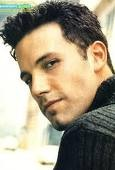
#> input picture train/Ben Afflek/1.jpg, 115 x 170 px, found by its file name; its folder holds 3 pictures in this run
$ jupyter execute --allow-errors 'Face Recognition.ipynb'   (Python 2 division)
#> lines starting #> are read from the running program, lines starting #| are printed output that depends on the picture; after the words box and inside, x2 and y2 are one past the last pixel; in counts of white or black regions, pixels touching at a corner belong together; long printed decimals are rounded
[cell 1]
import os
import cv2 as cv
import numpy as np

[cell 2]
people = ['Ben Afflek', 'Elton John', 'Jerry Seinfield', 'Madonna', 'Mindy Kaling']
DIR = r'Downloads/opencv-course-master/Resources/Faces/train'

[cell 3]
haar_cascade = cv.CascadeClassifier('haar_face.xml')

features = []
labels = []

# Training

[cell 4]
features = []
labels = []

def create_train():
    for person in people:
        path = os.path.join(DIR, person)
        label = people.index(person)

        for img in os.listdir(path):
            img_path = os.path.join(path,img)

            img_array = cv.imread(img_path)
#> img_array is the input picture: shape (170, 115, 3); mean B, G, R 130.9, 151.7, 161.1
            if img_array is None:
                continue

            gray = cv.cvtColor(img_array, cv.COLOR_BGR2GRAY)
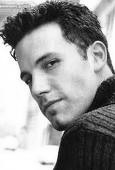
#> gray: shape (170, 115); min 0, max 255, mean 152.2
            faces_rect = haar_cascade.detectMultiScale(gray, scaleFactor=1.1, minNeighbors=4)
#> faces_rect = ()

            for (x,y,w,h) in faces_rect:
                faces_roi = gray[y:y+h, x:x+w]
                features.append(faces_roi)
                labels.append(label)
#> this loop made 0 passes
#> after the loop, features = []; labels = []
#> pass 2 of the loop in create_train, `for person in people:`:
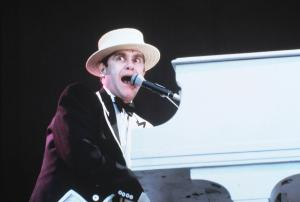
#> input picture train/Elton John/1.jpg, 300 x 202 px, found by its file name
#> in create_train, img_array is the input picture: shape (202, 300, 3); mean B, G, R 113.5, 107.3, 104.2
#> in create_train, `gray = cv.cvtColor(img_array, cv.COLOR_BGR2GRAY)`:
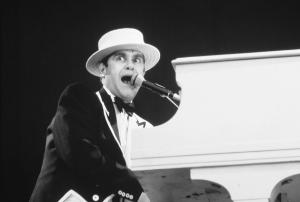
#> gray: shape (202, 300); min 9, max 255, mean 107.1
#> in create_train, `faces_rect = haar_cascade.detectMultiScale(gray, scaleFactor=1.1, minN..`: faces_rect = [[91, 28, 71, 71]]
#> the loop in create_train, `for (x,y,w,h) in faces_rect:` made 1 pass
#> pass 1, in create_train, `faces_roi = gray[y:y+h, x:x+w]`:
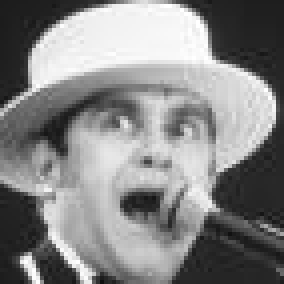
#> faces_roi: shape (71, 71) (shown 4 times larger); min 14, max 255, mean 134.2

#> (a cell that did not finish here is left out)

[cell 6]
features = np.array(features, dtype='object')
labels = np.array(labels)

[cell 7]
face_recognizer = cv.face.LBPHFaceRecognizer_create()

[cell 8]
# Train the Recognizer on the features list and the labels list
face_recognizer.train(features,labels)

[cell 9]
face_recognizer.save('face_trained.yml')
np.save('features.npy', features)
np.save('labels.npy', labels)

# Face recognition

[cell 10]
haar_cascade = cv.CascadeClassifier('haar_face.xml')

[cell 11]
people = ['Ben Afflek', 'Elton John', 'Jerry Seinfield', 'Madonna', 'Mindy Kaling']

[cell 12]
# features = np.load('features.npy', allow_pickle=True)
# labels = np.load('labels.npy')

[cell 13]
face_recognizer = cv.face.LBPHFaceRecognizer_create()
face_recognizer.read('face_trained.yml')

[cell 14]
img = cv.imread(r'Downloads/opencv-course-master/Resources/Faces/val/madonna/3.jpg')
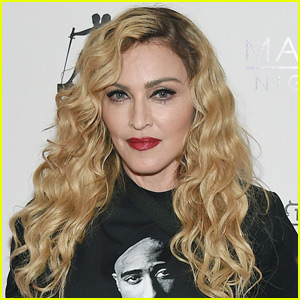
#> input picture val/madonna/3.jpg, 300 x 300 px, found by its file name
#> img is the input picture: shape (300, 300, 3); mean B, G, R 123.9, 144.9, 156.6

[cell 15]
gray = cv.cvtColor(img, cv.COLOR_BGR2GRAY)
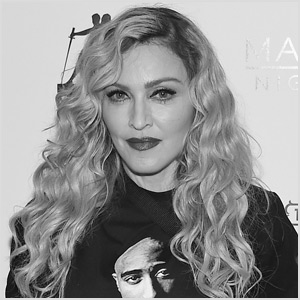
#> gray: shape (300, 300); min 0, max 255, mean 146
cv.imshow('Person', gray)

[cell 16]
# Detect the face in the image
faces_rect = haar_cascade.detectMultiScale(gray, 1.1, 4)
#> faces_rect = [[77, 44, 128, 128]]

[cell 17]
for (x,y,w,h) in faces_rect:
    faces_roi = gray[y:y+h,x:x+w]

    label, confidence = face_recognizer.predict(faces_roi)
    print(f'Label = {people[label]} with a confidence of {confidence}')

    cv.putText(img, str(people[label]), (20,20), cv.FONT_HERSHEY_COMPLEX, 1.0, (0,255,0), thickness=2)
    cv.rectangle(img, (x,y), (x+w,y+h), (0,255,0), thickness=2)
    if cv.waitKey(1) & 0xFF == ord('q'):
       break
#> this loop made 1 pass; (key q is pressed on pass 1)
#> (x, y, w, h, label, confidence) on pass 1: (77, 44, 128, 128, 0, 88.81)
#| Label = Ben Afflek with a confidence of 88.808
#> pass 1, `faces_roi = gray[y:y+h,x:x+w]`:
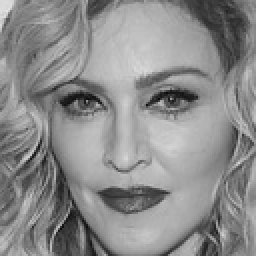
#> faces_roi: shape (128, 128) (shown 2 times larger); min 8, max 230, mean 139.5
#> after the loop:
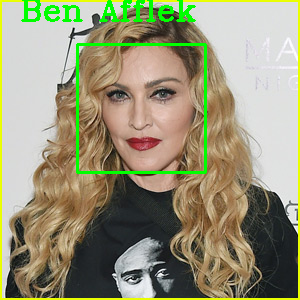
#> img: shape (300, 300, 3); 3.4% of pixels changed, all inside (x1, y1, x2, y2) = (21, 0, 207, 174)

[cell 18]
cv.imshow('Detected Face', img)
cv.waitKey(0)
#> Out = 113
